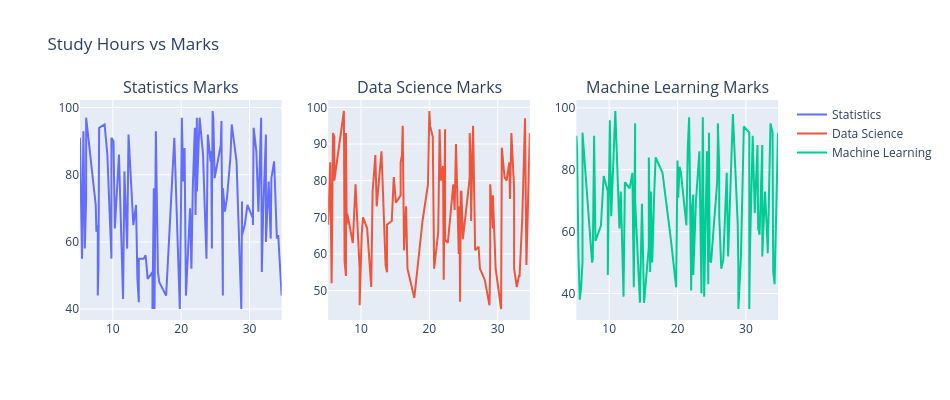

The notebook cell saved with this chart:
### Markdown cell above
Plotly

### Code cell
fig = sp.make_subplots(rows=1, cols=3,
                       subplot_titles=("Statistics Marks", "Data Science Marks", "Machine Learning Marks"))
# Statistics
fig.add_trace(
    go.Scatter(x=df["Study_Hours_Per_Week"], y=df["Statistics_Marks"],
               mode="lines", name="Statistics"),
    row=1, col=1
)
# Data Science
fig.add_trace(
    go.Scatter(x=df["Study_Hours_Per_Week"], y=df["Data_Science_Marks"], mode="lines", name="Data Science"),
    row=1, col=2
)
# ML
fig.add_trace(
    go.Scatter(x=df["Study_Hours_Per_Week"], y=df["Machine_Learning_Marks"], mode="lines", name="Machine Learning"),
    row=1, col=3
)
fig.update_layout(title="Study Hours vs Marks", width=950, height=400)
fig.show()

### Figure 1 — Plotly figure (JSON) as saved in the notebook; plotly's stock layout.template omitted (floating-point values rounded to 4 significant figures)
{"data": [{"mode": "lines", "name": "Statistics", "type": "scatter", "x": [5.2, 5.3, 5.5, 5.7, 5.9, 6.1, 6.1, 7.5, 7.6, 7.8, 7.8, 7.9, 8.0, 8.8, 9.2, 9.8, 9.8, 10.1, 10.3, 10.9, 11.5, 11.7, 12.1, 12.3, 13.0, 13.4, 13.6, 13.8, 13.8, 14.5, 14.8, 15.1, 15.8, 15.8, 16.0, 16.1, 16.3, 16.6, 16.8, 17.8, 19.0, 19.8, 20.0, 20.1, 20.3, 20.5, 20.7, 21.3, 21.5, 21.7, 22.0, 22.1, 22.3, 22.3, 22.7, 23.2, 23.5, 23.7, 23.9, 24.3, 24.4, 24.5, 24.5, 24.6, 24.7, 24.9, 25.8, 25.9, 25.9, 26.1, 26.1, 26.4, 26.7, 27.2, 27.4, 28.1, 28.8, 28.9, 28.9, 29.3, 29.3, 29.7, 30.5, 30.5, 30.6, 31.0, 31.3, 31.7, 31.8, 32.0, 32.4, 32.4, 32.8, 33.1, 33.2, 33.6, 33.9, 34.0, 34.2, 34.7], "xaxis": "x", "y": [91, 74, 55, 93, 58, 73, 97, 71, 63, 65, 44, 53, 94, 95, 86, 55, 91, 90, 64, 86, 43, 81, 58, 92, 65, 71, 49, 42, 55, 55, 56, 49, 51, 40, 76, 40, 93, 51, 48, 44, 91, 40, 75, 97, 78, 88, 44, 70, 52, 76, 94, 68, 97, 75, 97, 86, 67, 55, 92, 84, 87, 58, 69, 99, 97, 79, 89, 96, 91, 44, 76, 69, 73, 85, 95, 84, 40, 72, 62, 65, 65, 71, 67, 65, 94, 87, 69, 97, 51, 69, 92, 60, 78, 61, 79, 84, 68, 61, 62, 44], "yaxis": "y"}, {"mode": "lines", "name": "Data Science", "type": "scatter", "x": [5.2, 5.3, 5.5, 5.7, 5.9, 6.1, 6.1, 7.5, 7.6, 7.8, 7.8, 7.9, 8.0, 8.8, 9.2, 9.8, 9.8, 10.1, 10.3, 10.9, 11.5, 11.7, 12.1, 12.3, 13.0, 13.4, 13.6, 13.8, 13.8, 14.5, 14.8, 15.1, 15.8, 15.8, 16.0, 16.1, 16.3, 16.6, 16.8, 17.8, 19.0, 19.8, 20.0, 20.1, 20.3, 20.5, 20.7, 21.3, 21.5, 21.7, 22.0, 22.1, 22.3, 22.3, 22.7, 23.2, 23.5, 23.7, 23.9, 24.3, 24.4, 24.5, 24.5, 24.6, 24.7, 24.9, 25.8, 25.9, 25.9, 26.1, 26.1, 26.4, 26.7, 27.2, 27.4, 28.1, 28.8, 28.9, 28.9, 29.3, 29.3, 29.7, 30.5, 30.5, 30.6, 31.0, 31.3, 31.7, 31.8, 32.0, 32.4, 32.4, 32.8, 33.1, 33.2, 33.6, 33.9, 34.0, 34.2, 34.7], "xaxis": "x2", "y": [68, 76, 85, 52, 93, 92, 80, 99, 58, 54, 93, 68, 71, 63, 79, 56, 46, 65, 70, 67, 51, 77, 87, 73, 88, 70, 57, 55, 68, 69, 81, 74, 76, 85, 87, 95, 61, 73, 56, 48, 69, 79, 99, 95, 93, 92, 56, 66, 94, 80, 84, 53, 94, 64, 63, 72, 79, 72, 90, 60, 73, 47, 67, 77, 77, 64, 79, 81, 93, 83, 69, 95, 61, 62, 56, 53, 46, 57, 79, 67, 76, 56, 45, 80, 89, 81, 80, 85, 75, 93, 78, 56, 51, 54, 54, 70, 94, 97, 57, 93], "yaxis": "y2"}, {"mode": "lines", "name": "Machine Learning", "type": "scatter", "x": [5.2, 5.3, 5.5, 5.7, 5.9, 6.1, 6.1, 7.5, 7.6, 7.8, 7.8, 7.9, 8.0, 8.8, 9.2, 9.8, 9.8, 10.1, 10.3, 10.9, 11.5, 11.7, 12.1, 12.3, 13.0, 13.4, 13.6, 13.8, 13.8, 14.5, 14.8, 15.1, 15.8, 15.8, 16.0, 16.1, 16.3, 16.6, 16.8, 17.8, 19.0, 19.8, 20.0, 20.1, 20.3, 20.5, 20.7, 21.3, 21.5, 21.7, 22.0, 22.1, 22.3, 22.3, 22.7, 23.2, 23.5, 23.7, 23.9, 24.3, 24.4, 24.5, 24.5, 24.6, 24.7, 24.9, 25.8, 25.9, 25.9, 26.1, 26.1, 26.4, 26.7, 27.2, 27.4, 28.1, 28.8, 28.9, 28.9, 29.3, 29.3, 29.7, 30.5, 30.5, 30.6, 31.0, 31.3, 31.7, 31.8, 32.0, 32.4, 32.4, 32.8, 33.1, 33.2, 33.6, 33.9, 34.0, 34.2, 34.7], "xaxis": "x3", "y": [91, 87, 53, 38, 42, 50, 92, 50, 51, 80, 91, 72, 57, 62, 78, 73, 46, 96, 65, 99, 61, 73, 39, 76, 74, 79, 42, 95, 70, 37, 69, 37, 55, 84, 47, 73, 50, 73, 84, 79, 58, 42, 83, 71, 81, 79, 75, 62, 87, 97, 41, 67, 72, 46, 70, 86, 40, 97, 39, 86, 70, 43, 49, 92, 51, 50, 76, 90, 95, 81, 65, 48, 51, 79, 52, 98, 63, 48, 35, 53, 54, 94, 92, 35, 54, 91, 66, 88, 61, 59, 88, 52, 73, 59, 53, 95, 92, 47, 43, 92], "yaxis": "y3"}], "layout": {"annotations": [{"font": {"size": 16}, "showarrow": false, "text": "Statistics Marks", "x": 0.1444, "xanchor": "center", "xref": "paper", "y": 1, "yanchor": "bottom", "yref": "paper"}, {"font": {"size": 16}, "showarrow": false, "text": "Data Science Marks", "x": 0.5, "xanchor": "center", "xref": "paper", "y": 1, "yanchor": "bottom", "yref": "paper"}, {"font": {"size": 16}, "showarrow": false, "text": "Machine Learning Marks", "x": 0.8556, "xanchor": "center", "xref": "paper", "y": 1, "yanchor": "bottom", "yref": "paper"}], "height": 400, "title": {"text": "Study Hours vs Marks"}, "width": 950, "xaxis": {"anchor": "y", "domain": [0, 0.2889]}, "xaxis2": {"anchor": "y2", "domain": [0.3556, 0.6444]}, "xaxis3": {"anchor": "y3", "domain": [0.7111, 1]}, "yaxis": {"anchor": "x", "domain": [0, 1]}, "yaxis2": {"anchor": "x2", "domain": [0, 1]}, "yaxis3": {"anchor": "x3", "domain": [0, 1]}}}
